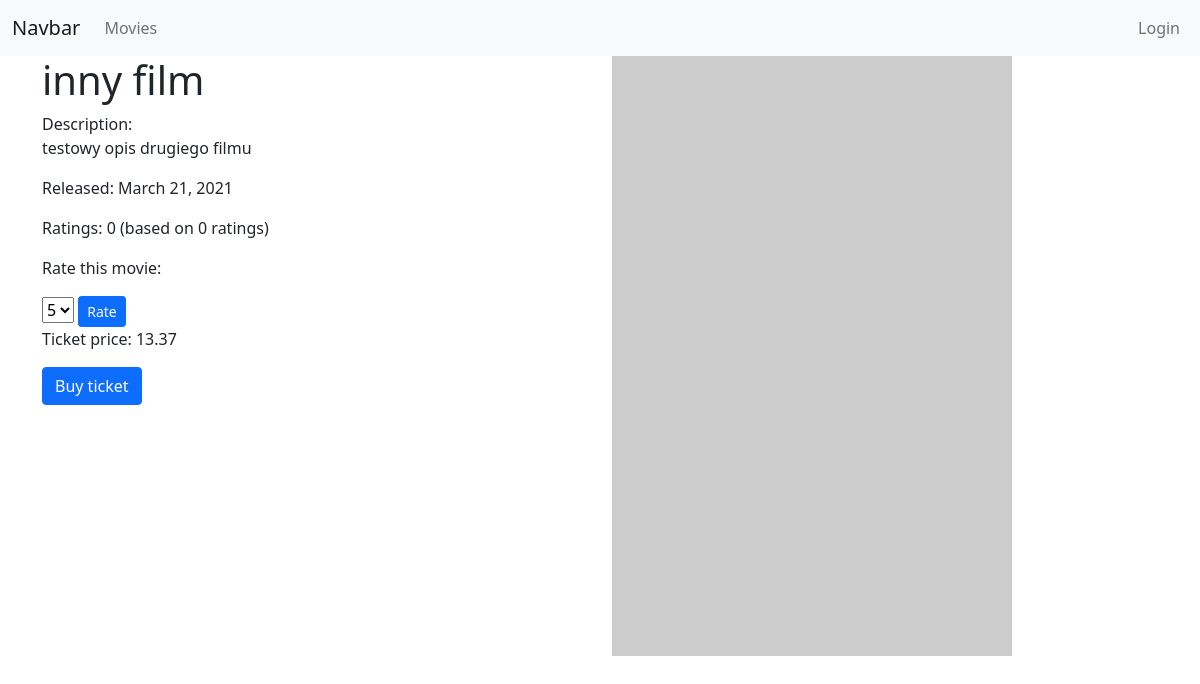
Page /details/2 on the earlier database version.
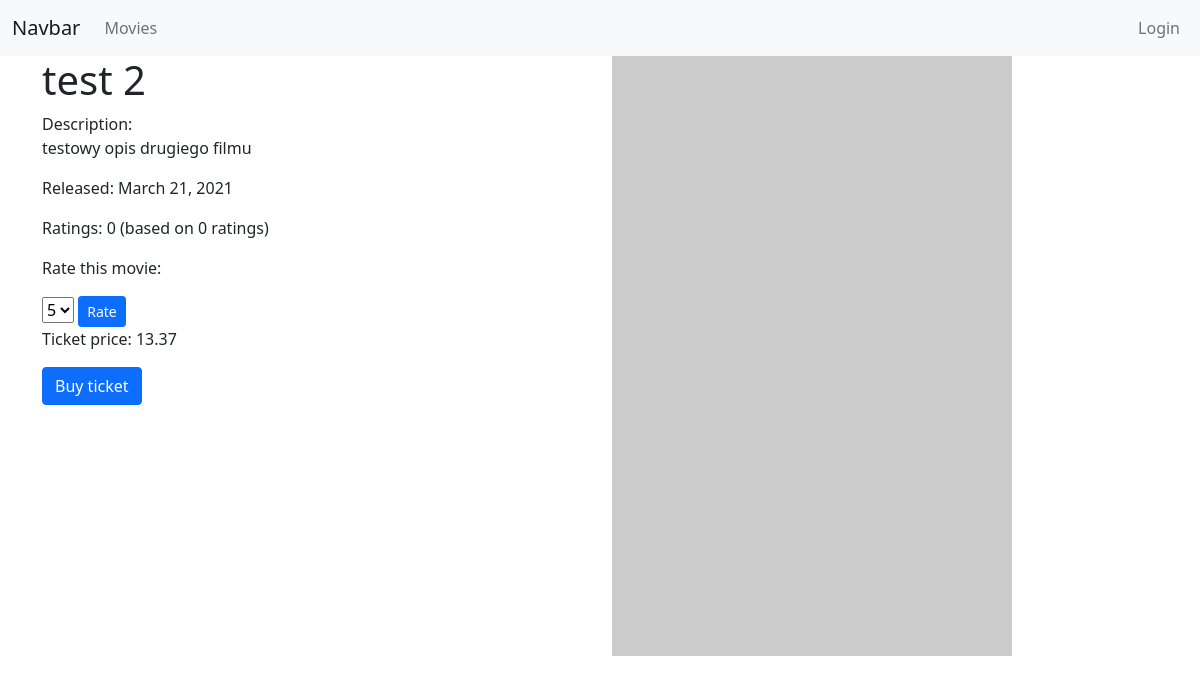
Same page on the later database version.
### core/models.py (models this page shows)
class Movies(models.Model):
    title = models.CharField(max_length=100)
    description = models.CharField(max_length=4096)
    release_date = models.DateField()
    price = models.FloatField()
    rating = models.ForeignKey('Ratings', on_delete=models.SET_DEFAULT, default = "NA", null=True)
    def avgRating(self):
        rating = Ratings.objects.filter(movieID=self).aggregate(avarage=Avg('rating'))
        avg = 0
        if rating['avarage'] is not None:
            avg = float(rating['avarage'])
        return avg
    def countRating(self):
        rating = Ratings.objects.filter(movieID=self).aggregate(count=Count('rating'))
        count = 0
        if rating['count'] is not None:
            count = int(rating['count'])
        return count

### core/views.py (the view)
# urls.py: path('details/<int:id>', views.movieDetails, name="movieDetails"),
def movieDetails(request, id):
    try:
        movie = Movies.objects.get(pk=id)
        context = {
            'movie': movie
        }
        return render(request, 'details.html', context)
    except ObjectDoesNotExist as err:
        return HttpResponse("not found")

### core/templates/details.html (shortened to what this page needs)
{% extends '_base.html' %}
{% block content %}
{% include '_navbar.html' %}
<div class="container">
    <div class="row">
        <div class="col">
            <h1>{{movie.title}}</h1>
            <p>Description:<br>
                {{movie.description}}
            </p>
            <p>Released: {{movie.release_date}}</p>
            <p>Ratings: {{movie.avgRating}} (based on {{movie.countRating}} ratings)</p>
            <div>
                <p>Rate this movie:</p>
                <span>
                <select id="selectMovieRate">
                    <option value="5">5</option>
                </select>
                <button class="btn btn-primary btn-sm" id="buttonRate">Rate</button>
            </span>
            </div>
            <p>Ticket price: {{movie.price}}</p>
            <a href="{% url 'core:buyMovieTicket' movie.id %}"><button class="btn btn-primary">Buy ticket</button></a>
        </div>
        <div class="col">
            <img src="https://picsum.photos/400/600" class="img-fluid" alt="movie poster">
        </div>
    </div>
</div>
{% endblock %}

Differences in the rows shown:
changed Movies "testowy opis drugiego filmu": title "inny film" → "test 2"
